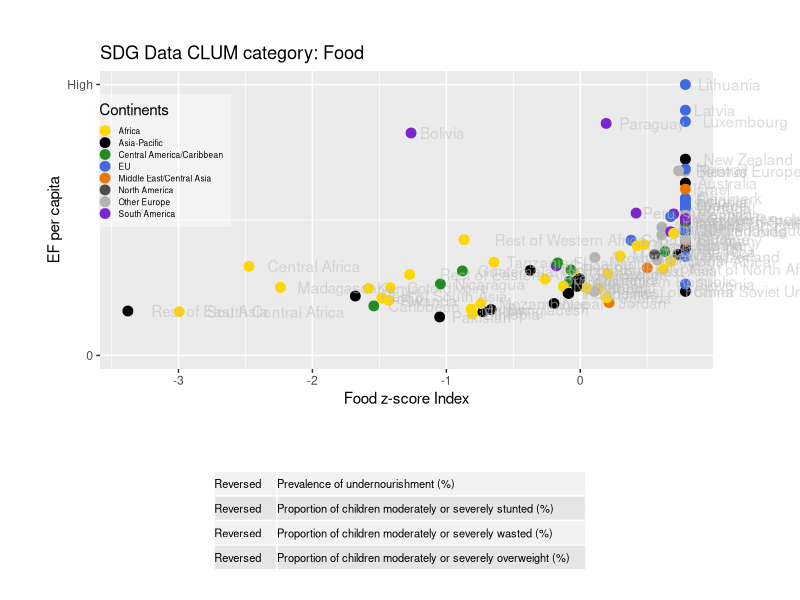
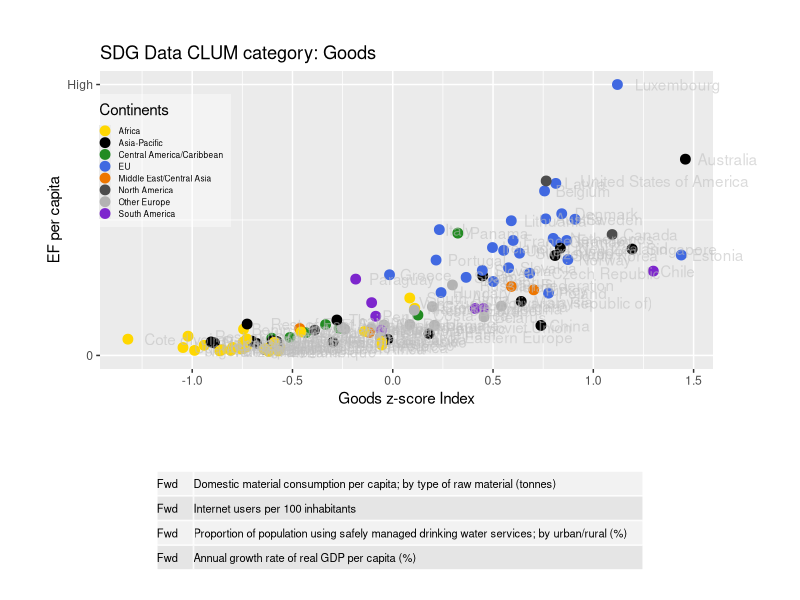
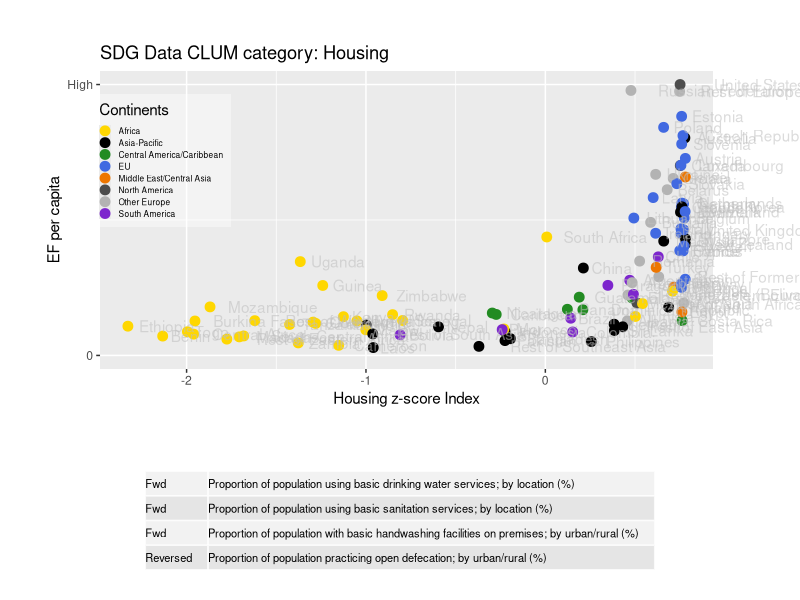

Generate these figures, in order, with R: (Note: this script raises an error after producing the figures.)
library(ggplot2)
library(grid)
library(gridExtra)

"Set the minimum QScore to be included in the data"
QScoreMin <- 4

#Pull the data from csv files
EFWBData <- read.csv("2017_GTAPCLUM_WB.csv")
EFSDGData <- read.csv("2017_GTAPCLUM_SDG.csv")
EFSDGWBData <- read.csv("2017_GTAPCLUM_WBSDG.csv")
WBIndicatorsDLd_Inc <- read.csv("WBIndicatorsDownloaded-Included.csv")
SDGIndicatorsDld_Inc <- read.csv("SDGIndicatorsDownloaded-Included.csv")
WBSDGIndicatorsDld_Inc <- read.csv("WBSDGIndicatorsDownloaded-Included.csv")

#subet data by year and QScore to plot
Year = 2011
EFWBData11 <- subset(EFWBData, (EFWBData$year == Year & EFWBData$QScore > QScoreMin))
EFSDGData11 <- subset(EFSDGData,(EFSDGData$year == Year & EFSDGData$QScore > QScoreMin))
EFSDGWBData11 <- subset(EFSDGWBData, (EFSDGWBData$year == Year & EFSDGWBData$QScore > QScoreMin))


Food.EFWBData11 <- subset(EFWBData11, EFWBData11$clum7_name == "Food")
Goods.EFWBData11 <- subset(EFWBData11, EFWBData11$clum7_name == "Goods")
Government.EFWBData11 <- subset(EFWBData11, EFWBData11$clum7_name == "Government")
Housing.EFWBData11 <- subset(EFWBData11, EFWBData11$clum7_name == "Housing")
Transportation.EFWBData11 <- subset(EFWBData11, EFWBData11$clum7_name == "Personal Transportation")
Services.EFWBData11 <- subset(EFWBData11, EFWBData11$clum7_name == "Services")
GFCF.EFWBData11 <- subset(EFWBData11, EFWBData11$clum7_name == "Gross Fixed Capital Formation")


Food.EFSDGData11 <- subset(EFSDGData11, EFSDGData11$clum7_name == "Food")
Goods.EFSDGData11 <- subset(EFSDGData11, EFSDGData11$clum7_name == "Goods")
Government.EFSDGData11 <- subset(EFSDGData11, EFSDGData11$clum7_name == "Government")
Housing.EFSDGData11 <- subset(EFSDGData11, EFSDGData11$clum7_name == "Housing")
Transportation.EFSDGData11 <- subset(EFSDGData11, EFSDGData11$clum7_name == "Personal Transportation")
Services.EFSDGData11 <- subset(EFSDGData11, EFSDGData11$clum7_name == "Services")
GFCF.EFSDGData11 <- subset(EFSDGData11, EFSDGData11$clum7_name == "Gross Fixed Capital Formation")

Food.EFSDGWBData11 <- subset(EFSDGWBData11, EFSDGWBData11$clum7_name == "Food")
Goods.EFSDGWBData11 <- subset(EFSDGWBData11, EFSDGWBData11$clum7_name == "Goods")
Government.EFSDGWBData11 <- subset(EFSDGWBData11, EFSDGWBData11$clum7_name == "Government")
Housing.EFSDGWBData11 <- subset(EFSDGWBData11, EFSDGWBData11$clum7_name == "Housing")
Transportation.EFSDGWBData11 <- subset(EFSDGWBData11, EFSDGWBData11$clum7_name == "Personal Transportation")
Services.EFSDGWBData11 <- subset(EFSDGWBData11, EFSDGWBData11$clum7_name == "Services")
GFCF.EFSDGWBData11 <- subset(EFSDGWBData11, EFSDGWBData11$clum7_name == "Gross Fixed Capital Formation")

# Add a sub-folder to store the plots if there isn't one yet
if (file.exists("Plots")){print("Plots directory already exists")
} else {
  dir.create("Plots/")
}

#Redundant note: color.codes<-as.character(c("#3399FF", "#FF0000", "#000000"))

plotfunc <- function(data, title, CLUMcat, IndDL, height1, height2){
  myColors <-   c("gold","black", "forestgreen", "royalblue", "darkorange2", "grey30", "grey70", "purple3")
  names(myColors) <- levels(data$Continents)
  colScale <- scale_colour_manual(name = "Continents",values = myColors)
  p <- ggplot(data, aes(ZScore_Index, total , colour = Continents)) +
    geom_point(size = 3) +
    geom_text(label = data$GTAP_name,hjust=-.2, alpha=0.55, colour="grey") +
    colScale +
    #Remove the below line to get EF values on the y-axis
    scale_y_continuous(breaks=c(0,max(data$total, na.rm = TRUE)), labels=c("0", "High"), limits = c(0,max(data$total, na.rm = TRUE))) +
    labs(title = paste(title,"CLUM category:",data$clum7_name), y = "EF per capita", x = paste(data$clum7_name ,"z-score Index")) +
    theme(plot.margin = unit(c(1,2,1,1),"cm"), legend.position = c(.1,.7),
          legend.text = element_text(colour="black", size=6),
          legend.key.size = unit(.05,"cm"),
          legend.background = element_rect(fill=alpha ("white",0.4))) 
  gt <- ggplot_gtable(ggplot_build(p)) 
  gt$layout$clip[gt$layout$name == "panel"] <- "off" 
  
  tb <- tableGrob(cbind(as.character(IndDL[,5][IndDL$CLUM==CLUMcat]),
                        stringr::str_wrap(as.character(IndDL[,3][IndDL$CLUM==CLUMcat]),160)),
                  theme = ttheme_default(base_size=8,
                                         core = list(fg_params=list(hjust=0, x=0))))
  # tb <- tableGrob(cbind(subset(IndDL[,5],IndDL$CLUM==CLUMcat),subset(IndDL[,3],IndDL$CLUM==CLUMcat)),
  #                 theme = ttheme_default(base_size=8,
  #                                        core = list(fg_params=list(hjust=0, x=0))))
  # 
  plotname <- paste("Plots/",deparse(substitute(data)),".pdf", sep ="")
  pdf(plotname,width=12,height=13, onefile = FALSE)
  dev.off
  grid.newpage()
  grid.arrange(gt, tb, nrow=2, heights = c(height1, height2), vp=viewport(width=0.98, height=0.98))
  dev.off()
}

# change if no pause(waitlength) between charts wanted
peruse <- "no"
waitlength <- 0
pause <- function (secs){
  if (peruse=="yes"){Sys.sleep(secs)
  } else {
  }
}

#Plot and output all SDG Indicators 
plotfunc(Food.EFSDGData11,"SDG Data", "Food", SDGIndicatorsDld_Inc, 1.5, .5)
pause(waitlength)
plotfunc(Goods.EFSDGData11,"SDG Data", "Goods",SDGIndicatorsDld_Inc, 1.5, .5)
pause(waitlength)
plotfunc(Housing.EFSDGData11,"SDG Data", "Housing", SDGIndicatorsDld_Inc, 1.5, .5)
pause(waitlength)
plotfunc(Services.EFSDGData11,"SDG Data", "Services", SDGIndicatorsDld_Inc, 1.5, .5)
pause(waitlength)
try(plotfunc(Transportation.EFSDGData11,"SDG Data", "Personal Transportation", SDGIndicatorsDld_Inc, 1.5, .5))
pause(waitlength)
plotfunc(Government.EFSDGData11,"SDG Data", "Government", SDGIndicatorsDld_Inc, 1.5, .5)
pause(waitlength)
plotfunc(GFCF.EFSDGData11,"SDG Data", "GFCF", SDGIndicatorsDld_Inc, 1.5, .5)
pause(waitlength)

#Plot and output all WB Indicators
plotfunc(Food.EFWBData11,"World Bank Data", "Food",WBIndicatorsDLd_Inc, 1.5, .5)
pause(waitlength)
#Added manual line to WBIndicatorsDLd_Inc for WBGoods to work with function
plotfunc(Goods.EFWBData11,"World Bank Data", "Goods", WBIndicatorsDLd_Inc, 1.5, .5)
pause(waitlength)
plotfunc(Services.EFWBData11,"World Bank Data", "Services",WBIndicatorsDLd_Inc, .4, .3)
pause(waitlength)
plotfunc(Housing.EFWBData11,"World Bank Data", "Housing",WBIndicatorsDLd_Inc, 1.5, .5)
pause(waitlength)
plotfunc(Transportation.EFWBData11,"World Bank Data", "Personal Transportation",WBIndicatorsDLd_Inc, 1.5, .5)
pause(waitlength)
try(plotfunc(GFCF.EFWBData11,"World Bank Data", "GFCF",WBIndicatorsDLd_Inc, 2, .5))
pause(waitlength)
plotfunc(Government.EFWBData11,"World Bank Data", "Government",WBIndicatorsDLd_Inc, 1.6, .8)
pause(waitlength)

#Plot and output all SDG and WB  Combination Indicators
plotfunc(Food.EFSDGWBData11,"SDG & World Bank Data", "Food", WBSDGIndicatorsDld_Inc, 1.5, .5)
pause(waitlength)
#Added manual line to WBIndicatorsDLd_Inc for WBGoods to work with function
plotfunc(Goods.EFSDGWBData11,"SDG & World Bank Data", "Goods", WBSDGIndicatorsDld_Inc, 1.5, .5)
pause(waitlength)
plotfunc(Services.EFSDGWBData11,"SDG & World Bank Data", "Services",WBSDGIndicatorsDld_Inc, 1, 1.1)
pause(waitlength)
plotfunc(Housing.EFSDGWBData11,"SDG & World Bank Data", "Housing",WBSDGIndicatorsDld_Inc, 1.5, .5)
pause(waitlength)
plotfunc(Transportation.EFSDGWBData11,"SDG & World Bank Data", "Personal Transportation",WBSDGIndicatorsDld_Inc, 1.5, .5)
pause(waitlength)
try(plotfunc(GFCF.EFSDGWBData11,"SDG & World Bank Data", "GFCF",WBSDGIndicatorsDld_Inc, 1.5, .5))
pause(waitlength)
plotfunc(Government.EFSDGWBData11,"SDG & World Bank Data", "Government",WBSDGIndicatorsDld_Inc, 1.1, .9)
pause(waitlength)